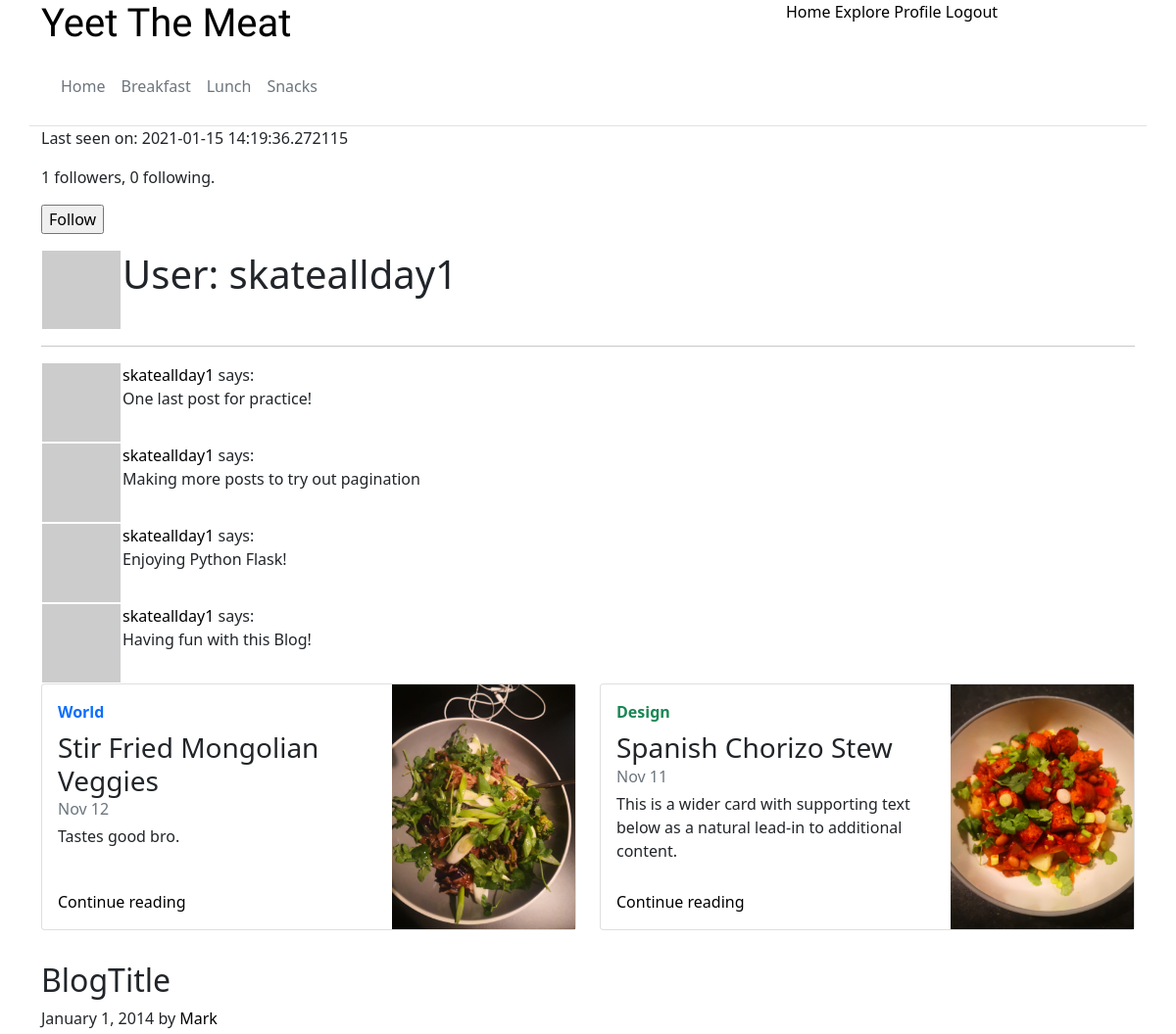
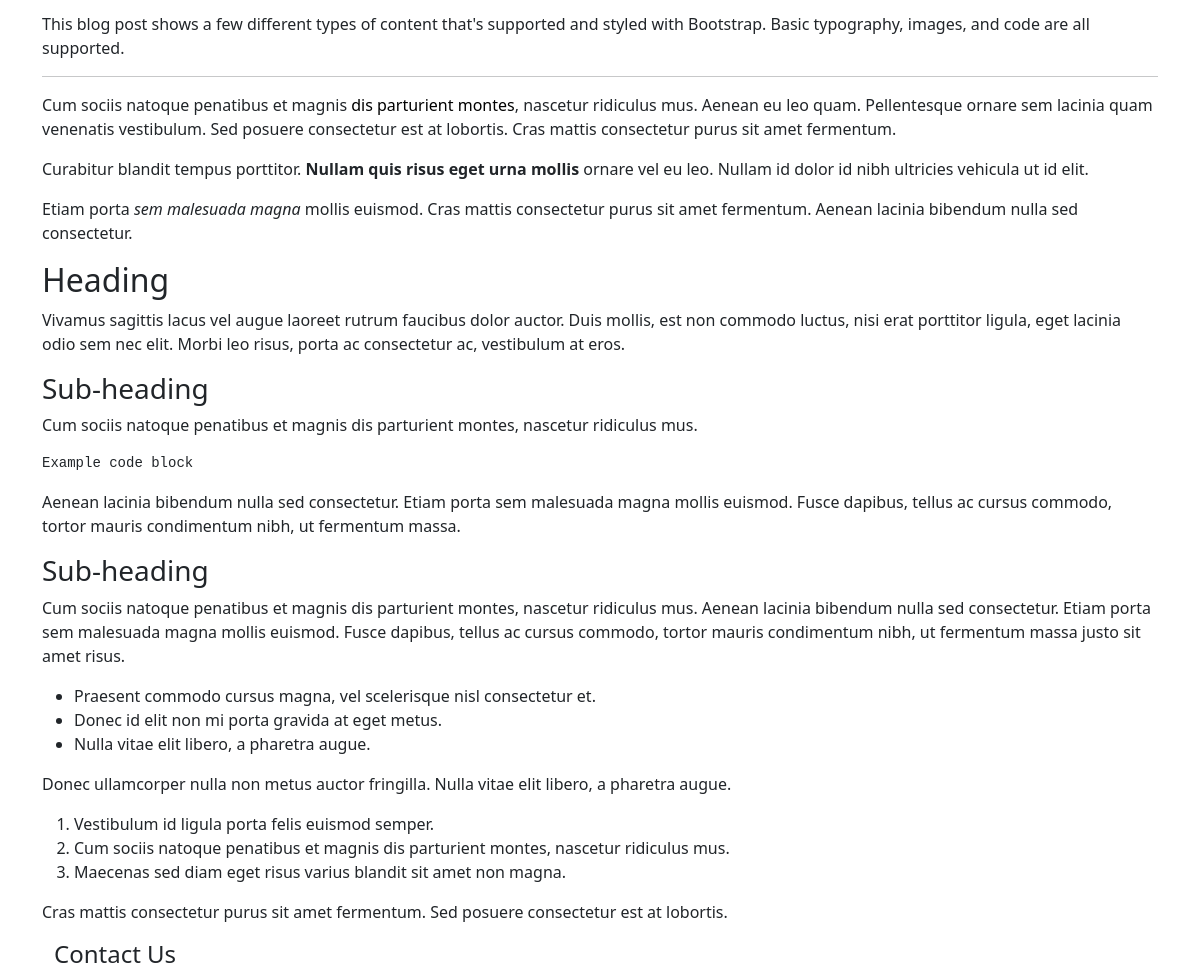
Screenshot of /user/skateallday1 (signed in) with the database file from the repository (2 pictures, top to bottom).
### app/models.py (models this page shows, shortened)
class User(UserMixin, db.Model):
    id = db.Column(db.Integer, primary_key=True)
    username = db.Column(db.String(64), index=True, unique=True)
    email = db.Column(db.String(120), index=True, unique=True)
    password_hash = db.Column(db.String(128))
    posts = db.relationship('Post', backref='author', lazy='dynamic')
    about_me = db.Column(db.String(140))
    last_seen = db.Column(db.DateTime, default=datetime.utcnow)
    followed = db.relationship(
        'User', secondary=followers,
        primaryjoin=(followers.c.follower_id == id),
        secondaryjoin=(followers.c.followed_id == id),
        backref=db.backref('followers', lazy='dynamic'), lazy='dynamic')
    def avatar(self, size):
        digest = md5(self.email.lower().encode('utf-8')).hexdigest()
        return 'https://www.gravatar.com/avatar/{}?d=identicon&s={}'.format(
            digest, size)
    def is_following(self, user):
        return self.followed.filter(
            followers.c.followed_id == user.id).count() > 0

class Post(db.Model):
    id = db.Column(db.Integer, primary_key=True)
    body = db.Column(db.String(140))
    timestamp = db.Column(db.DateTime, index=True, default=datetime.utcnow)
    user_id = db.Column(db.Integer, db.ForeignKey('user.id'))

### app/routes.py (the view)
@app.route('/user/<username>')
@login_required
def user(username):
        user = User.query.filter_by(username=username).first_or_404()
        page = request.args.get('page', 1, type=int)
        posts = user.posts.order_by(Post.timestamp.desc()).paginate(
                page, app.config['POST_PER_PAGE'], False)
        next_url = url_for('user', username = user.username, page=posts.next_num) \
                if posts.has_next else None
        prev_url = url_for('user', username = user.username, page=posts.prev_num) \
                if posts.has_prev else None
        form = EmptyForm()
        return render_template('user.html', user=user, posts=posts.items,
                                form=form, next_url=next_url, prev_url=prev_url)

### app/forms/forms.py
class EmptyForm(FlaskForm):
    submit = SubmitField('Submit')

### app/models.py (called while the page is built)
@login.user_loader
def load_user(id):
    return User.query.get(int(id))

### app/routes.py (called while the page is built)
@app.before_request
def before_request():
        if current_user.is_authenticated:
                current_user.last_seen = datetime.utcnow()
                db.session.commit()

### app/templates/user.html (shortened to what this page needs)
{% extends "template.html" %}
{% block content %}
    <table>
        <tr valign="top">
            <td><img src="{{user.avatar(128)}}"></td>
            <td><h1>User: {{ user.username }}</h1></td>
            {% if user.last_seen %}<p>Last seen on: {{ user.last_seen }}</p>{% endif %}
            <p>{{ user.followers.count() }} followers, {{ user.followed.count() }} following.</p>
            {% if user == current_user %}
            <p><a href="{{ url_for('edit_profile') }}">Edit your profile</a></p>
            {% elif not current_user.is_following(user) %}
            <p>
                <form action="{{ url_for('follow', username=user.username) }}" method="post">
                    {{ form.submit(value='Follow') }}
                </form>
            </p>
            {% endif %}
        </tr>
    </table>
    <hr>
    {% for post in posts %}
        {% include '_post.html' %}
    {% endfor %}
{% endblock %}

### app/templates/_post.html
<table>
    <tr valign="top">
        <td><img src="{{ post.author.avatar(36) }}"></td>
        <td>
            <a href="{{ url_for('user', username=post.author.username)}}">
                {{ post.author.username }}
            </a>
            says:<br>{{ post.body}}</td>
    </tr>
</table>

### app/static/styles/styles.css (style rules this page uses)
a:link { text-decoration: none; color:black; }

### rows the page displays
User: username "skateallday1", last_seen "2021-01-15 14:19:36.272115"
Post: author.username "skateallday1", body "One last post for practice!"
Post: author.username "skateallday1", body "Making more posts to try out pagination"
Post: author.username "skateallday1", body "Enjoying Python Flask!"
Post: author.username "skateallday1", body "Having fun with this Blog!"

### other values shown
{{ user.followers.count() }} "1"
{{ user.followed.count() }} "0"
